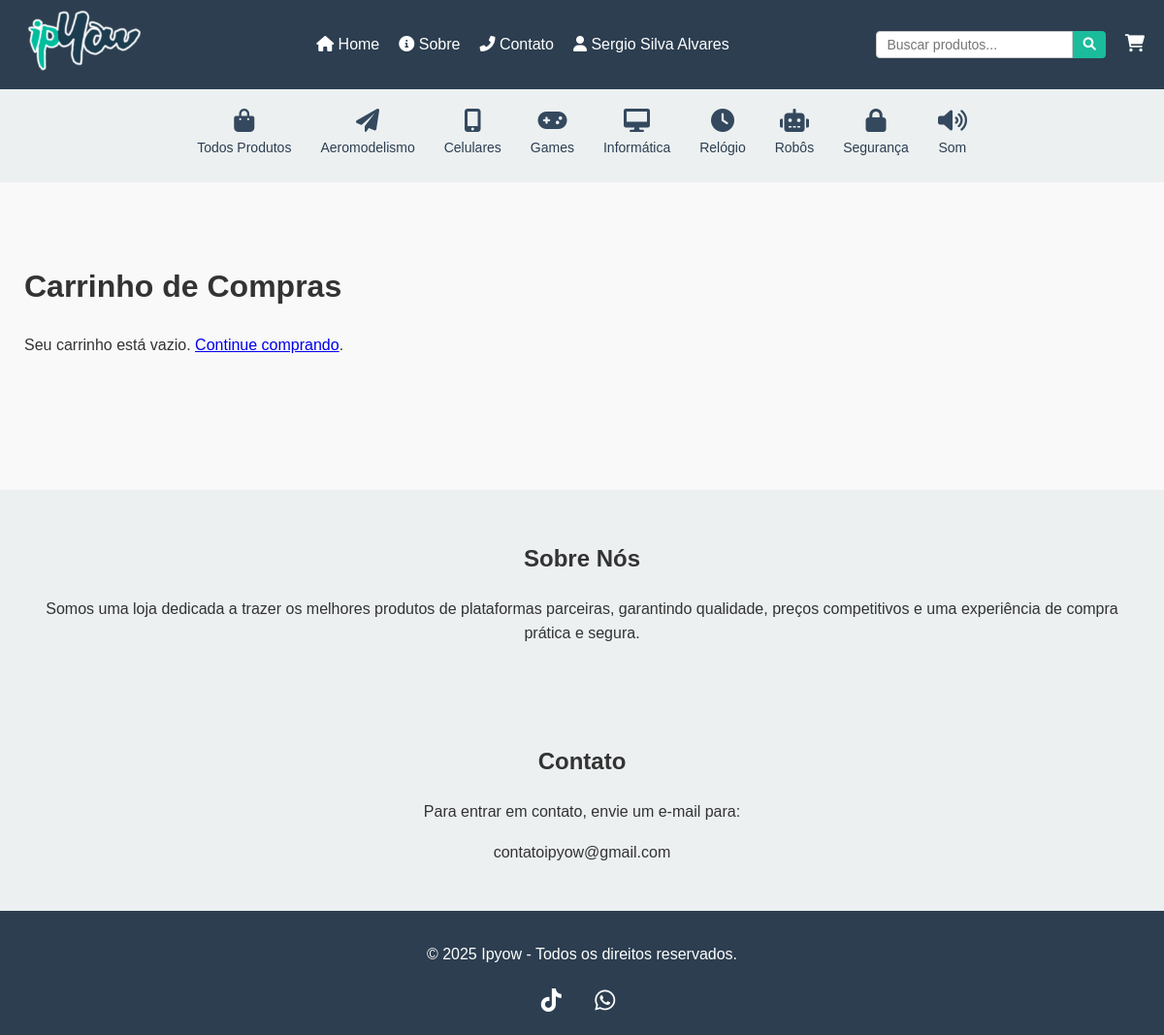
The page /site/cart/index (signed in) on the database its author committed.
### models.py (models this page shows, shortened)
class Categoria(db.Model):
    id = db.Column(db.Integer, primary_key=True)
    nome = db.Column(db.String(100), nullable=False, unique=True)
    descricao = db.Column(db.String(255))
    icone = db.Column(db.String(50))  # Nova coluna para armazenar o código do ícone
    subcategorias = db.relationship('Subcategoria', backref='categoria', lazy=True)

### views/site/cart.py (the view)
@cart_bp.route('/index')
def cart():
    if 'user' not in session:
        flash('Você precisa estar logado para acessar o carrinho.', 'warning')
        return redirect(url_for('loja.login'))
    carrinho = session.get('carrinho', {})
    total = 0
    total_itens = 0
    for produto_id, item in carrinho.items():
        produto = Produto.query.get(item['id'])
        item['estoque_disponivel'] = produto.calcular_quantidade_estoque()
        total += item['preco'] * item['quantidade']
        total_itens += item['quantidade']
    return render_template(
        'site/cart.html',
        carrinho=carrinho,
        total=total,
        total_itens=total_itens  # Passar o número total de itens para o template
    )

### app.py (called while the page is built)
@app.context_processor
def inject_categorias():
    categorias_db = Categoria.query.all()
    categorias = sorted(
        ((categoria.id, categoria) for categoria in categorias_db),
        key=lambda x: x[1].nome
    )
    categorias_dict = {}
    for categoria_id, categoria in categorias:
        icon = categoria.icone if categoria.icone else 'fas fa-question'
        categoria.icon = icon  # Adiciona o ícone dinamicamente à categoria
        categorias_dict[categoria_id] = categoria
    return {'categorias': categorias_dict}

### templates/site/cart.html (shortened to what this page needs)
{% extends "site/base.html" %}
{% block content %}
<link rel="stylesheet" href="{{ url_for('static', filename='css/site/cart.css') }}">
<div class="cart-container">
    <h1>Carrinho de Compras</h1>
    {% if carrinho %}
        <table class="cart-table">
            <thead>
                <tr>
                    <th>Imagem</th>
                    <th>Produto</th>
                    <th>Quantidade</th>
                    <th>Valor Unitário</th>
                    <th>Valor Total</th>
                    <th>Ações</th>
                </tr>
            </thead>
            <tbody>
                {% for produto_id, item in carrinho.items() %}
                    <tr>
                        <td>
                            <img src="{{ url_for('static', filename=item.imagem) }}" alt="{{ item.nome }}" class="product-image">
                        </td>
                        <td>{{ item.nome }}</td>
                       <td>
                            <form id="form-{{ produto_id }}" action="{{ url_for('cart.atualizar_carrinho', produto_id=item.id) }}" method="POST">
                                <div class="quantity-control">
                                    <button type="button" class="quantity-btn" onclick="changeQuantity({{ produto_id }}, -1)">-</button>
                                    <input type="number" name="quantidade" value="{{ item.quantidade }}" min="1" max="{{ item.estoque_disponivel }}" onchange="atualizarQuantidade({{ produto_id }})">
                                    <button type="button" class="quantity-btn" onclick="changeQuantity({{ produto_id }}, 1)">+</button>
                                </div>
                            </form>
                        </td>
                        <td>R$ {{ "%.2f"|format(item.preco) }}</td>
                        <td>R$ {{ "%.2f"|format(item.preco * item.quantidade) }}</td>
                        <td>
                            <form action="{{ url_for('cart.remover_do_carrinho', produto_id=item.id) }}" method="POST">
                                <button type="submit" class="btn btn-default">
                                    <i class="fa fa-trash me-2"></i> Remover
                                </button>
                            </form>
                        </td>
                    </tr>
                {% endfor %}
            </tbody>
        </table>
        <div class="cart-total">
            <strong>Total: R$ {{ "%.2f"|format(total) }}</strong>
        </div>
        <form action="{{ url_for('cart.finalizar_compra') }}" method="POST">
            <button type="submit" class="btn btn-default">Finalizar Compra</button>
        </form>
    {% else %}
        <p>Seu carrinho está vazio. <a href="{{ url_for('loja.index') }}">Continue comprando</a>.</p>
    {% endif %}
</div>
{% endblock %}

### templates/site/base.html (shortened to what this page needs)
<!DOCTYPE html>
<html lang="pt-BR">
<head>
    <link href="https://cdnjs.cloudflare.com/ajax/libs/font-awesome/6.0.0-beta3/css/all.min.css" rel="stylesheet">
    <link rel="stylesheet" href="https://cdnjs.cloudflare.com/ajax/libs/font-awesome/6.0.0-beta3/css/all.min.css">
    <link rel="stylesheet" href="{{ url_for('static', filename='css/site/_geral.css') }}">
</head>
<body>
    <nav class="navbar">
        <div class="container">
            <div class="logo">
                <a href="/"><img src="{{ url_for('static', filename='img/geral/logo.png') }}" alt="Loja Ipyow"></a>
            </div>
            <div class="menu-and-actions">
                <ul class="menu">
                    <li><a href="/"><i class="fas fa-home"></i> Home</a></li>
                    <li><a href="#sobre"><i class="fas fa-info-circle"></i> Sobre</a></li>
                    <li><a href="#contato"><i class="fas fa-phone-alt"></i> Contato</a></li>
                    <li>
                        {% if session.get('user') %}
                            <div class="dropdown">
                                <a href="#" class="dropdown-toggle"><i class="fas fa-user"></i> {{ session['user'] }}</a>
                            </div>
                        {% else %}
                            <a href="{{ url_for('loja.login') }}"><i class="fas fa-sign-in-alt"></i> Entrar</a>
                        {% endif %}
                    </li>
                </ul>
            </div>
            <div class="search-cart">
                <form action="/search" method="GET" class="search-bar">
                    <input type="text" name="q" placeholder="Buscar produtos...">
                    <button type="submit"><i class="fas fa-search"></i></button>
                </form>
                <a href="{{ url_for('cart.cart') }}" class="cart-icon">
                    <i class="fas fa-shopping-cart"></i>
                </a>
            </div>
        </div>
    </nav>
    <div class="category-bar">
        <div class="container">
            <ul class="category-list">
                <li>
                    <a href="{{ url_for('loja.index') }}" id="select-all-btn" class="category-link">
                        <i class="fa fa-shopping-bag"></i>
                        <span>Todos Produtos</span>
                    </a>
                </li>
                {% for categoria_id, categoria in categorias.items() %}
                <li>
                    <a href="{{ url_for('loja.index', categoria_id=categoria_id) }}"
                       class="category-link {% if categoria_id == categoria_id %}active{% endif %}">
                        <i class="{{ categoria.icon }}"></i>
                        <span>{{ categoria.nome }}</span>
                    </a>
                </li>
                {% endfor %}
            </ul>
        </div>
    </div>
      <div class="flash-messages-container">
      </div>
    {% block content %}
    {% endblock %}
    <section id="sobre" class="sobre">
        <h2>Sobre Nós</h2>
        <p>Somos uma loja dedicada a trazer os melhores produtos de plataformas parceiras, garantindo qualidade, preços competitivos e uma experiência de compra prática e segura.</p>
    </section>
    <section id="contato" class="contato">
        <h2>Contato</h2>
        <p>Para entrar em contato, envie um e-mail para:</p>
        <p class="email-link">contatoipyow@gmail.com</p>
    </section>
     <footer class="footer">
        <p>&copy; 2025 Ipyow - Todos os direitos reservados.</p>
        <div class="social-media">
            <a href="https://www.tiktok.com/@ypiowtec" target="_blank" class="social-icon">
                <i class="fab fa-tiktok"></i>
            </a>
            <a href="https://wa.me/34984228754" target="_blank" class="social-icon">
                <i class="fab fa-whatsapp"></i>
            </a>
        </div>
    </footer>
</body>
</html>

### static/css/site/_geral.css (style rules this page uses)
body, ul, li, a, form, input, button { margin: 0; padding: 0; box-sizing: border-box; }
body { font-family: Arial, sans-serif; line-height: 1.6; background-color: #f9f9f9; color: #333; }
.dropdown { position: relative; display: inline-block; }
.dropdown-toggle { cursor: pointer; color: #fff; text-decoration: none; }
.cart-icon { color: #fff; font-size: 18px; position: relative; text-decoration: none; transition: color 0.3s; }
.flash-messages-container { position: relative; height: 25px; margin-bottom: 1rem; overflow: hidden; display: flex; align-items: center; justify-content: center; background-color: transparent; border: none; width: 100%; box-sizing: border-box; }
.navbar { background-color: #2c3e50; color: #fff; padding: 10px 20px; box-shadow: 0 2px 4px rgba(0, 0, 0, 0.1); }
.navbar .container { display: flex; justify-content: space-between; align-items: center; max-width: 1200px; margin: 0 auto; }
.logo img { height: 64px; }
.menu { list-style: none; display: flex; align-items: center; }
.menu li { position: relative; margin-left: 20px; }
.menu a { text-decoration: none; color: #fff; font-size: 16px; transition: color 0.3s; }
.search-cart { display: flex; align-items: center; }
.search-bar { display: flex; margin-right: 20px; }
.search-bar input { padding: 5px 10px; border: 1px solid #ccc; border-radius: 4px 0 0 4px; outline: none; font-size: 14px; }
.search-bar button { background-color: #1abc9c; border: none; color: #fff; padding: 5px 10px; border-radius: 0 4px 4px 0; cursor: pointer; transition: background-color 0.3s; }
.category-bar .container { display: flex; justify-content: center; overflow-x: auto; background-color: #ecf0f1; padding-top: 20px; padding-bottom: 25px; }
.category-list { list-style: none; display: flex; align-items: center; gap: 30px; padding: 0; margin: 0; width: auto; }
.category-list li { text-align: center; flex-grow: 0; display: flex; justify-content: center; margin: 0; }
.category-list a { text-decoration: none; color: #2c3e50; font-size: 14px; display: flex; flex-direction: column; align-items: center; transition: color 0.3s; }
.category-list i { font-size: 24px; margin-bottom: 5px; color: #34495e; transition: color 0.3s; }
.sobre { padding: 2rem; text-align: center; background: #ecf0f1; margin-top: 100px; }
.contato { padding: 2rem; text-align: center; background: #ecf0f1; }
.footer { text-align: center; padding: 1rem; background: #2c3e50; color: #fff; }
.social-media { margin-top: 1rem; }
.social-icon { margin: 0 10px; font-size: 1.5rem; color: #fff; text-decoration: none; transition: all 0.3s ease; }
.social-icon i { margin-right: 8px; }

### static/css/site/cart.css (style rules this page uses)
.cart-container { max-width: 1150px; margin: 0 auto; padding: 20px; }

### rows shown on the page
Categoria: nome "Aeromodelismo"
Categoria: nome "Celulares"
Categoria: nome "Games"
Categoria: nome "Informática"
Categoria: nome "Relógio"
Categoria: nome "Robôs"
Categoria: nome "Segurança"
Categoria: nome "Som"

### other values the page prints
{{ session['user'] }} "Sergio Silva Alvares"
